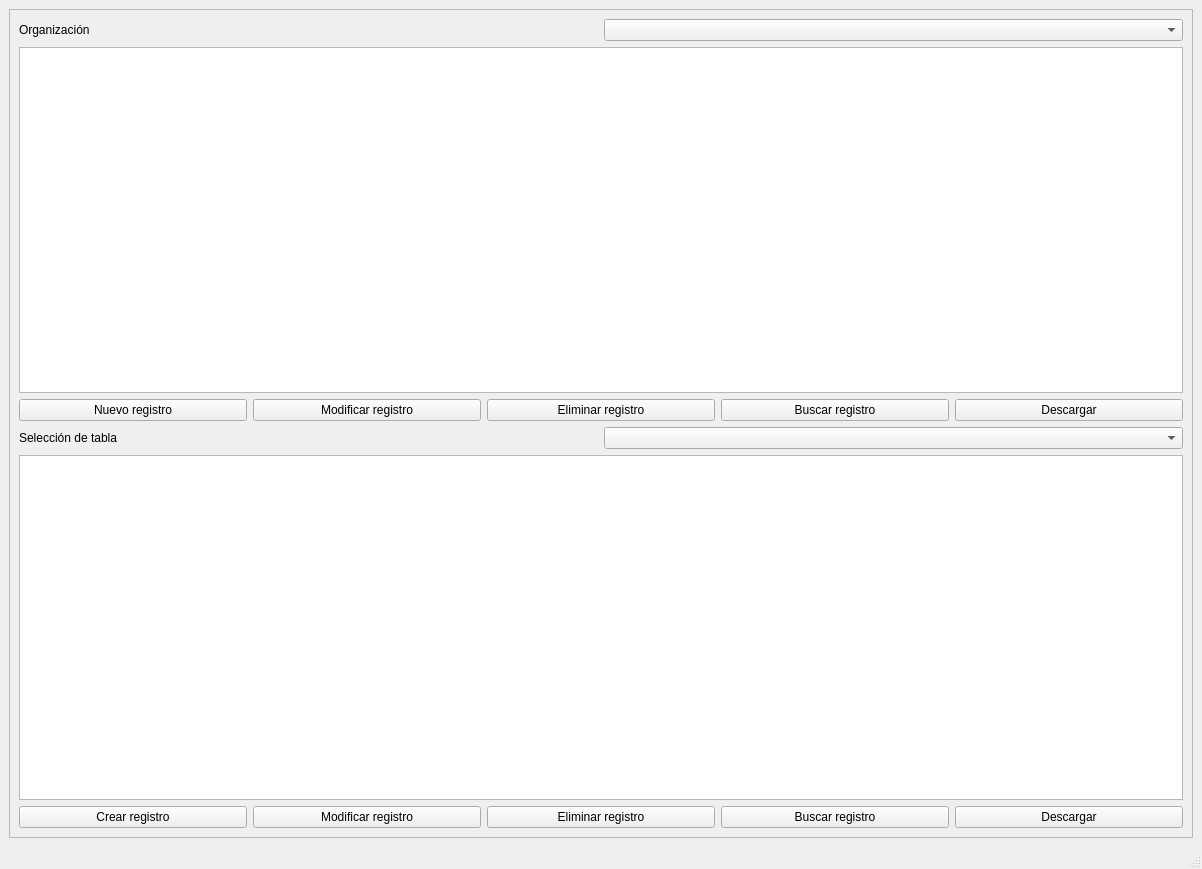
<?xml version="1.0" encoding="UTF-8"?>
<ui version="4.0">
 <class>MainWindow</class>
 <widget class="QMainWindow" name="MainWindow">
  <property name="geometry">
   <rect>
    <x>0</x>
    <y>0</y>
    <width>1202</width>
    <height>869</height>
   </rect>
  </property>
  <property name="windowTitle">
   <string>MainWindow</string>
  </property>
  <widget class="QWidget" name="centralwidget">
   <layout class="QVBoxLayout" name="verticalLayout_8">
    <item>
     <widget class="QScrollArea" name="scrollArea">
      <property name="widgetResizable">
       <bool>true</bool>
      </property>
      <widget class="QWidget" name="scrollAreaWidgetContents_3">
       <property name="geometry">
        <rect>
         <x>0</x>
         <y>0</y>
         <width>1186</width>
         <height>802</height>
        </rect>
       </property>
       <layout class="QVBoxLayout" name="verticalLayout_11">
        <item>
         <layout class="QVBoxLayout" name="verticalLayout">
          <item>
           <layout class="QHBoxLayout" name="horizontalLayout">
            <item>
             <widget class="QLabel" name="label">
              <property name="text">
               <string>Organización</string>
              </property>
             </widget>
            </item>
            <item>
             <widget class="QComboBox" name="comboBox"/>
            </item>
           </layout>
          </item>
          <item>
           <widget class="QTableWidget" name="tableWidget"/>
          </item>
          <item>
           <layout class="QHBoxLayout" name="horizontalLayout_6">
            <item>
             <widget class="QPushButton" name="pushButton">
              <property name="text">
               <string>Nuevo registro</string>
              </property>
             </widget>
            </item>
            <item>
             <widget class="QPushButton" name="pushButton_2">
              <property name="text">
               <string>Modificar registro</string>
              </property>
             </widget>
            </item>
            <item>
             <widget class="QPushButton" name="pushButton_3">
              <property name="text">
               <string>Eliminar registro</string>
              </property>
             </widget>
            </item>
            <item>
             <widget class="QPushButton" name="pushButton_4">
              <property name="text">
               <string>Buscar registro</string>
              </property>
             </widget>
            </item>
            <item>
             <widget class="QPushButton" name="pushButton_13">
              <property name="text">
               <string>Descargar</string>
              </property>
             </widget>
            </item>
           </layout>
          </item>
         </layout>
        </item>
        <item>
         <layout class="QVBoxLayout" name="verticalLayout_9">
          <item>
           <layout class="QHBoxLayout" name="horizontalLayout_11">
            <item>
             <widget class="QLabel" name="label_4">
              <property name="text">
               <string>Selección de tabla</string>
              </property>
             </widget>
            </item>
            <item>
             <widget class="QComboBox" name="comboBox_4"/>
            </item>
           </layout>
          </item>
          <item>
           <widget class="QTableWidget" name="tableWidget_8"/>
          </item>
          <item>
           <layout class="QHBoxLayout" name="horizontalLayout_12">
            <item>
             <widget class="QPushButton" name="pushButton_34">
              <property name="text">
               <string>Crear registro</string>
              </property>
             </widget>
            </item>
            <item>
             <widget class="QPushButton" name="pushButton_35">
              <property name="text">
               <string>Modificar registro</string>
              </property>
             </widget>
            </item>
            <item>
             <widget class="QPushButton" name="pushButton_36">
              <property name="text">
               <string>Eliminar registro</string>
              </property>
             </widget>
            </item>
            <item>
             <widget class="QPushButton" name="pushButton_37">
              <property name="text">
               <string>Buscar registro</string>
              </property>
             </widget>
            </item>
            <item>
             <widget class="QPushButton" name="pushButton_38">
              <property name="text">
               <string>Descargar</string>
              </property>
             </widget>
            </item>
           </layout>
          </item>
         </layout>
        </item>
       </layout>
      </widget>
     </widget>
    </item>
   </layout>
  </widget>
  <widget class="QMenuBar" name="menubar">
   <property name="geometry">
    <rect>
     <x>0</x>
     <y>0</y>
     <width>1202</width>
     <height>28</height>
    </rect>
   </property>
  </widget>
  <widget class="QStatusBar" name="statusbar"/>
 </widget>
 <resources/>
 <connections/>
</ui>
